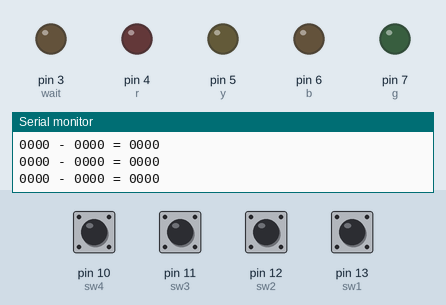
The sketch below on a simulated Arduino Uno, built with avr-gcc and run on an emulated ATmega328P. Parts: output pins drawn as LEDs (lit = HIGH), the last lines printed to the serial monitor. Dashed ring = blinking. The test bench sets the inputs (shaded band); at power-on: pin 10 (sw4), pin 11 (sw3), pin 12 (sw2), pin 13 (sw1) HIGH.

Above: at 1.2 s.
1.3 s: pin 10 (sw4) pulled LOW for 1 s
At 1.66 s:
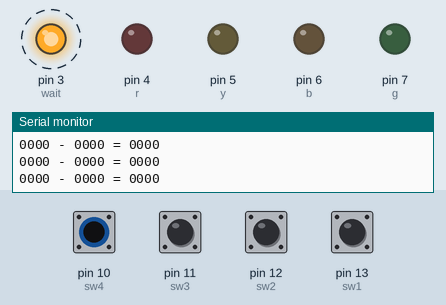
4.3 s: pin 10 (sw4) pulled LOW for 0.15 s
At 5.4 s:
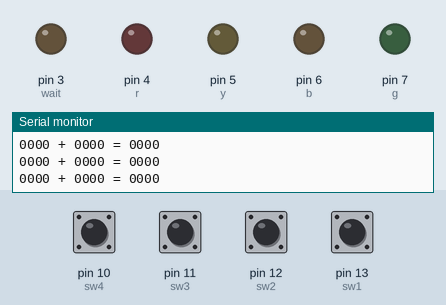
7.4 s: pin 11 (sw3) pulled LOW for 0.15 s
At 7.48 s:
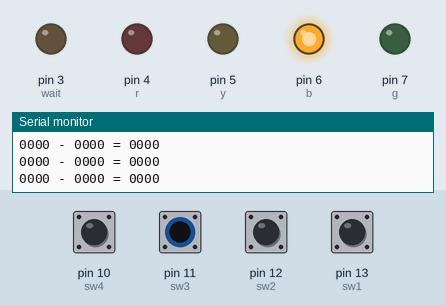
9.0 s: pin 12 (sw2) pulled LOW for 0.15 s
At 9.08 s:
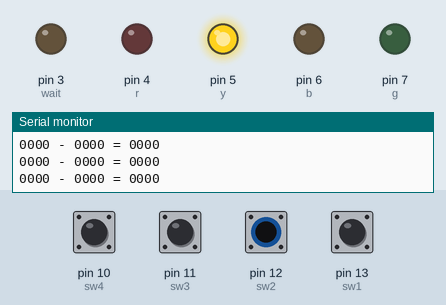
10.6 s: pin 13 (sw1) pulled LOW for 0.15 s
At 10.69 s:
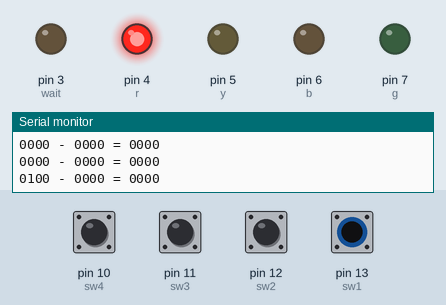
12.2 s: pin 10 (sw4) driven LOW and pin 11 (sw3) driven LOW and pin 12 (sw2) driven LOW and pin 13 (sw1) driven LOW
At 12.37 s:
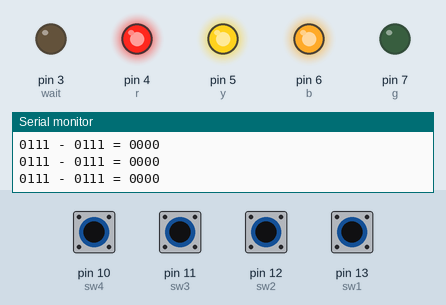
Timing chart, 0 to 16.2 s (numbered marks = the images above; inputs shaded):
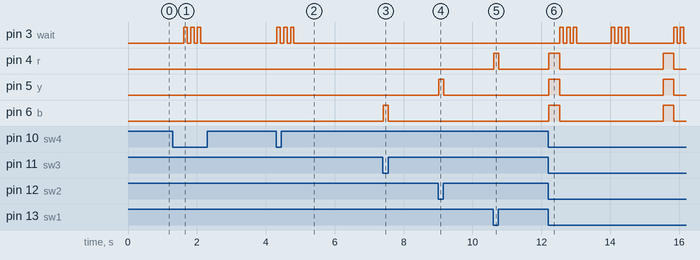

The sketch:

BinarySubtraction-Test.ino
```cpp
#define sw1 13   // bit left
#define sw2 12   // bit mid
#define sw3 11   // bit right
#define sw4 10   // input button

#define g 7      // sign bit
#define r 4      // bit left
#define y 5      // bit mid
#define b 6      // bit right

#define wait 3   // decorate Light


////////////// Variables ////////////////////////
unsigned long long debounce = 0;
int inputState = 1;
bool num1[4], num2[4], result[4];
bool keep = 0;


////////////// Setup ///////////////////////////
void setup()
{
  pinMode(sw1, INPUT_PULLUP);
  pinMode(sw2, INPUT_PULLUP);
  pinMode(sw3, INPUT_PULLUP);
  pinMode(sw4, INPUT_PULLUP);

  pinMode(g, OUTPUT);
  pinMode(r, OUTPUT);
  pinMode(y, OUTPUT);
  pinMode(b, OUTPUT);

  pinMode(wait, OUTPUT);
  Serial.begin(9600);
}


/////////// Main loop /////////////////////////////////
void loop()
{

  // Show
  Serial.print(num1[0]); Serial.print(num1[1]); Serial.print(num1[2]); Serial.print(num1[3]); if (inputState == 1 or inputState == 2) Serial.print(" - "); else Serial.print(" + ");
  Serial.print(num2[0]); Serial.print(num2[1]); Serial.print(num2[2]); Serial.print(num2[3]); Serial.print(" = ");
  Serial.print(result[0]); Serial.print(result[1]); Serial.print(result[2]); Serial.println(result[3]);

  // bit Input
  if (inputState == 1 or inputState == 2)
  {
    // bit left
    if (digitalRead(sw1) == LOW)
    {
      digitalWrite(r, HIGH);
      if (inputState == 1) num1[1] = 1;
      else if (inputState == 2) num2[1] = 1;
    }
    else if (digitalRead(sw1) == HIGH)
    {
      digitalWrite(r, LOW);
      if (inputState == 1) num1[1] = 0;
      else if (inputState == 2) num2[1] = 0;
    }

    // bit mid
    if (digitalRead(sw2) == LOW)
    {
      digitalWrite(y, HIGH);
      if (inputState == 1) num1[2] = 1;
      else if (inputState == 2) num2[2] = 1;
    }
    else if (digitalRead(sw2) == HIGH)
    {
      digitalWrite(y, LOW);
      if (inputState == 1) num1[2] = 0;
      else if (inputState == 2) num2[2] = 0;
    }

    // bit right
    if (digitalRead(sw3) == LOW)
    {
      digitalWrite(b, HIGH);
      if (inputState == 1) num1[3] = 1;
      else if (inputState == 2) num2[3] = 1;
    }
    else if (digitalRead(sw3) == HIGH)
    {
      digitalWrite(b, LOW);
      if (inputState == 1) num1[3] = 0;
      else if (inputState == 2) num2[3] = 0;
    }

    // Input button
    if (digitalRead(sw4) == LOW and millis() - debounce > 300)
    {
      debounce = millis();
      if (inputState == 1) inputState = 2;
      else if (inputState == 2) inputState = 3;
    }
  }

  // blink!!
  if (inputState == 3)
  {
    digitalWrite(r, LOW); digitalWrite(y, LOW); digitalWrite(b, LOW);
    digitalWrite(wait, HIGH); delay(100); digitalWrite(wait, LOW); delay(100);
    digitalWrite(wait, HIGH); delay(100); digitalWrite(wait, LOW); delay(100);
    digitalWrite(wait, HIGH); delay(100); digitalWrite(wait, LOW); delay(1000);
    inputState = 4;
  }
  // calculate
  else if (inputState == 4)
  {
    //////// two complement the second number ///////////////////
    for (int i = 3; i >= 0; i--)
    {
      if (num2[i] == 1)
      {
        while (i > 0)
        {
          num2[i - 1] = !num2[i - 1];
          i--;
        }
      }
    }

    ////// calculate /////////////////
    for (int i = 3; i >= 0; i--)
    {
      if (keep == 0)
      {
        if (num1[i] == num2[i] and num1[i] == 0) result[i] = 0;
        else if (num1[i] == num2[i] and num1[i] == 1)
        {
          result[i] = 0;
          keep = 1;
        }
        else if (num1[i] != num2[i]) result[i] = 1;
      }
      else if (keep == 1)
      {
        if (num1[i] == num2[i] and num1[i] == 0)
        {
          result[i] = 1;
          keep = 0;
        }
        else if (num1[i] == num2[i] and num1[i] == 1)
        {
          result[i] = 1;
          keep = 1;
        }
        else if (num1[i] != num2[i])
        {
          result[i] = 0;
          keep = 1;
        }
      }
    }

    inputState = 5;
  }

  // show result
  if (inputState == 5)
  {
    if (result[0] == 1) digitalWrite(g, HIGH);
    if (result[1] == 1) digitalWrite(r, HIGH);
    if (result[2] == 1) digitalWrite(y, HIGH);
    if (result[3] == 1) digitalWrite(b, HIGH);

    // reset
    if (digitalRead(sw4) == LOW)
    {
      digitalWrite(g, LOW); digitalWrite(r, LOW); digitalWrite(y, LOW); digitalWrite(b, LOW);
      digitalWrite(wait, HIGH); delay(100); digitalWrite(wait, LOW); delay(100);
      digitalWrite(wait, HIGH); delay(100); digitalWrite(wait, LOW); delay(100);
      digitalWrite(wait, HIGH); delay(100); digitalWrite(wait, LOW); delay(1000);
      inputState = 1;
      keep = 0;
      for (int i = 0; i < 4; i++)
      {
        result[i] = 0; num1[i] = 0; num2[i] = 0;
      }
    }
  }

}
```

Measured:
- after the input at 1.3 s, pin 3 (wait): alternates HIGH for 0.10 s and LOW for 0.10 s, 6 changes in all, then stays LOW, starting after 0.32 s
- after the input at 4.3 s, pin 3 (wait): alternates HIGH for 0.10 s and LOW for 0.10 s, 6 changes in all, then stays LOW, starting at once
- after the input at 7.4 s, pin 6 (b): LOW → HIGH at once, → LOW 0.15 s later
- after the input at 9.0 s, pin 5 (y): LOW → HIGH at once, → LOW 0.15 s later
- after the input at 10.6 s, pin 4 (r): LOW → HIGH at once, → LOW 0.15 s later
- after the input at 12.2 s, pin 3 (wait): LOW → HIGH after 0.33 s, → LOW 0.10 s later, → HIGH 0.10 s later, → LOW 0.10 s later, … (16 changes in this stretch); pin 4 (r), pin 5 (y), pin 6 (b): alternates HIGH for 0.31 s and LOW for 3.0 s, starting at once
